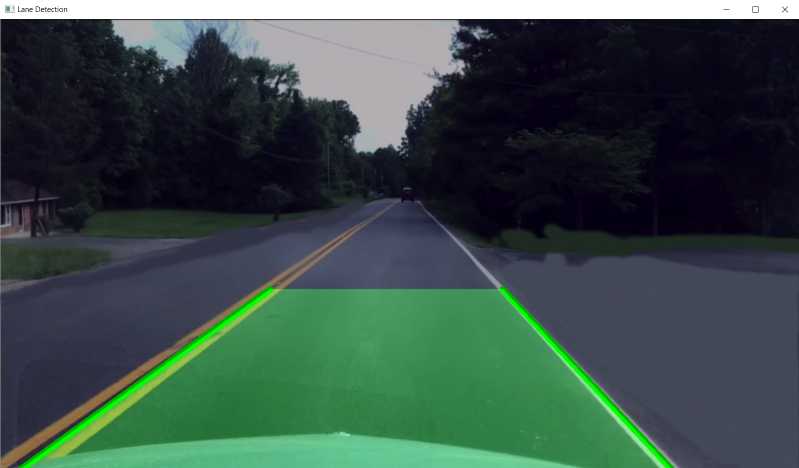
#> input picture Lane_Detection.png, 1598 x 936 px, given in place of Lane2.mp4, which was not available (shown at 1/2 size)
$ jupyter execute Lane_Detection.ipynb
#> lines starting #> are read from the running program, lines starting #| are printed output that depends on the picture; after the words box and inside, x2 and y2 are one past the last pixel; in counts of white or black regions, pixels touching at a corner belong together; pictures that were not available may be replaced by others from this repository, and a replacement may not be noted
#> further down, frame is the input picture: shape (936, 1598, 3); mean B, G, R 72.5, 77.8, 57.7
[cell 1]
#pip install matplotlib

[cell 2]
#pip install opencv-python

[cell 3]
import cv2
import numpy as np
import matplotlib.pyplot as plt

[cell 4]
def display_image(title, image):
#> called with title = 'Original Frame'
    plt.imshow(cv2.cvtColor(image, cv2.COLOR_BGR2RGB))
    plt.title(title)
    plt.axis('off')
    plt.show()

[cell 5]
def filter_lines(lines, slope_threshold):
    left_lines = []
    right_lines = []

    for line in lines:
        x1, y1, x2, y2 = line[0]
        slope = (y2 - y1) / (x2 - x1 + 1e-10)  # Avoid division by zero

        if abs(slope) > slope_threshold:
            if slope < 0:  # Left lane
                left_lines.append(line)
            else:  # Right lane
                right_lines.append(line)

    return left_lines, right_lines

[cell 6]
def draw_lines(image, left_lines, right_lines, color=(0, 255, 0), thickness=10, alpha=0.3):
    # Draw the left lane lines
    if len(left_lines) > 0:
        left_avg_slope = np.mean([((y2 - y1) / (x2 - x1 + 1e-10)) for line in left_lines for x1, y1, x2, y2 in line])
        left_avg_intercept = np.mean([y1 - left_avg_slope * x1 for line in left_lines for x1, y1, x2, y2 in line])
        y1 = int(image.shape[0])
        y2 = int(image.shape[0] * 0.6)
        left_x1 = int((y1 - left_avg_intercept) / left_avg_slope)
        left_x2 = int((y2 - left_avg_intercept) / left_avg_slope)
        cv2.line(image, (left_x1, y1), (left_x2, y2), color, thickness)

    # Draw the right lane lines
    if len(right_lines) > 0:
        right_avg_slope = np.mean([((y2 - y1) / (x2 - x1 + 1e-10)) for line in right_lines for x1, y1, x2, y2 in line])
        right_avg_intercept = np.mean([y1 - right_avg_slope * x1 for line in right_lines for x1, y1, x2, y2 in line])
        y1 = int(image.shape[0])
        y2 = int(image.shape[0] * 0.6)
        right_x1 = int((y1 - right_avg_intercept) / right_avg_slope)
        right_x2 = int((y2 - right_avg_intercept) / right_avg_slope)
        cv2.line(image, (right_x1, y1), (right_x2, y2), color, thickness)

    # Draw the green plane
    if alpha > 0:
        # If both lines are detected, create a mask for the green transparent plane
        if len(left_lines) > 0 and len(right_lines) > 0:
            mask = np.zeros_like(image)
            vertices = np.array([[(left_x1, y1), (left_x2, y2), (right_x2, y2), (right_x1, y1)]], dtype=np.int32)
            cv2.fillPoly(mask, vertices, color)

            # Combine the mask with the original image
            cv2.addWeighted(image, 1.0 - alpha, mask, alpha, 0, image)

[cell 7]
def addWeighted(frame, line_image):
    return cv2.addWeighted(frame, 0.5, line_image, 0.5, 0.5)

[cell 8]
def color_to_gray(image):
    gray = cv2.cvtColor(image, cv2.COLOR_BGR2GRAY)
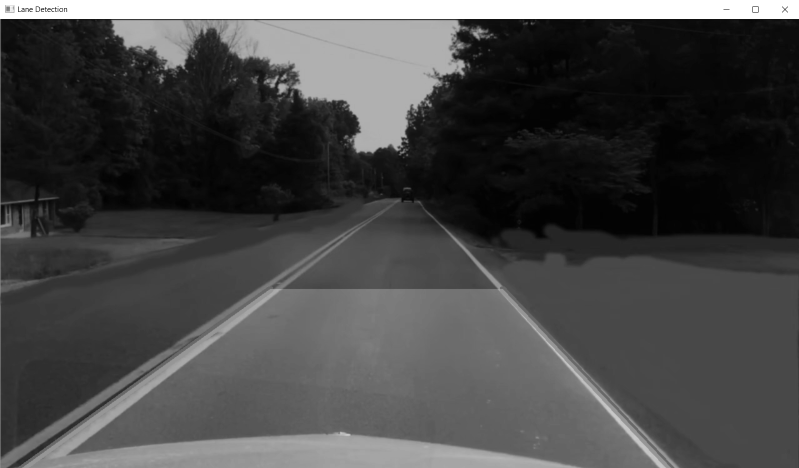
#> gray: shape (936, 1598) (shown at 1/2 size); min 0, max 255, mean 71.2
    display_image('Gray Scale Image', gray)
    return gray

[cell 9]
def gray_to_blurred(gray):
    blurred = cv2.GaussianBlur(gray, (5, 5), 0)
    display_image('Blurred Image', blurred)
    return blurred

[cell 10]
def blurred_to_edge(blurred):
    edge = cv2.Canny(blurred, 50, 180)
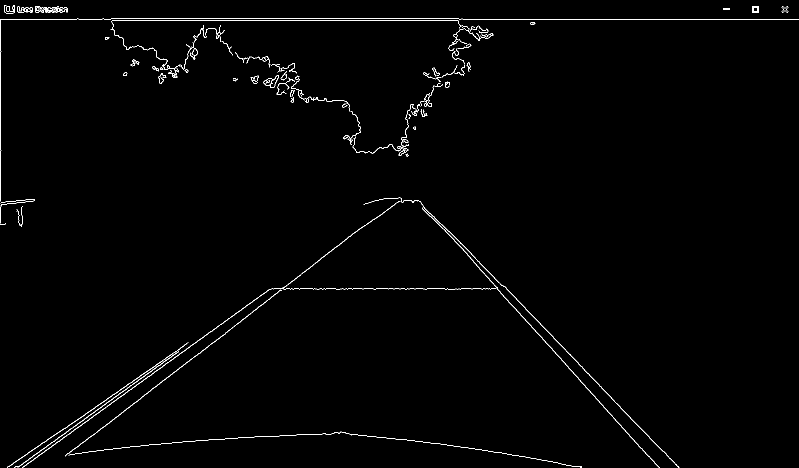
#> edge: shape (936, 1598) (shown at 1/2 size); 0.97% white in thin lines or dots
    display_image('Edges', edge)
    return edge

[cell 11]
def masked_edges_(edges, mask):
    masked_edges = cv2.bitwise_and(edges, mask)
    display_image('Masked Edges', masked_edges)
    return masked_edges

[cell 12]
def detect_lanes_image(image):
    # Convert image to grayscale
    display_image('Original Frame', image)
    gray = color_to_gray(image)

    # Apply Gaussian blur
    blurred = gray_to_blurred(gray)

    # Apply Canny edge detection
    edges = blurred_to_edge(blurred)
    # Apply adaptive thresholding
    adaptive_thresh = cv2.adaptiveThreshold(
        edges, 255, cv2.ADAPTIVE_THRESH_GAUSSIAN_C, cv2.THRESH_BINARY, 11, 2
    )
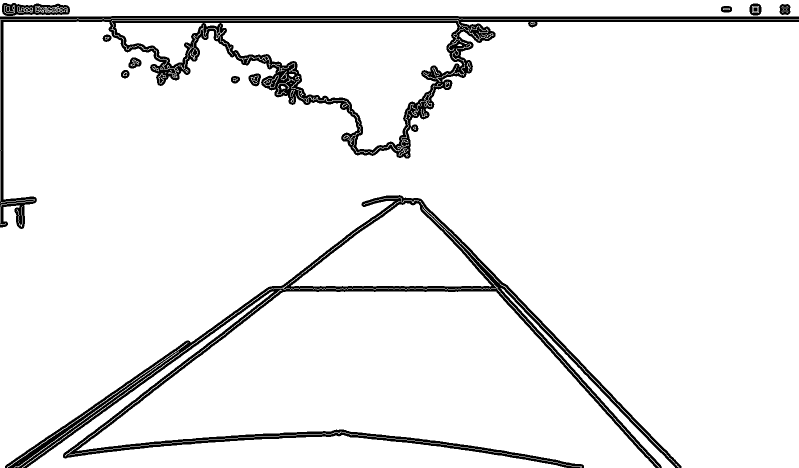
#> adaptive_thresh: shape (936, 1598) (shown at 1/2 size); 93.6% white; 17 black regions (3 under 20 px), largest, box (x1, y1, x2, y2) and area: (10, 390, 1363, 936) 46832, (0, 32, 1598, 458) 44923, (4, 6, 140, 32) 2162

    # Define region of interest
    mask = np.zeros_like(adaptive_thresh)

    roi_vertices = np.array([(3, 715), (456, 378), (822, 374), (1231, 717)], dtype=np.int32)
    #roi_vertices = np.array([(252, 694), (607, 477), (751, 470), (1128, 689)], dtype = np.int32)
    #roi_vertices = np.array([(194, 681), (454, 522), (771, 508), (1142, 671)], dtype=np.int32)

    cv2.fillPoly(mask, [roi_vertices], 255)
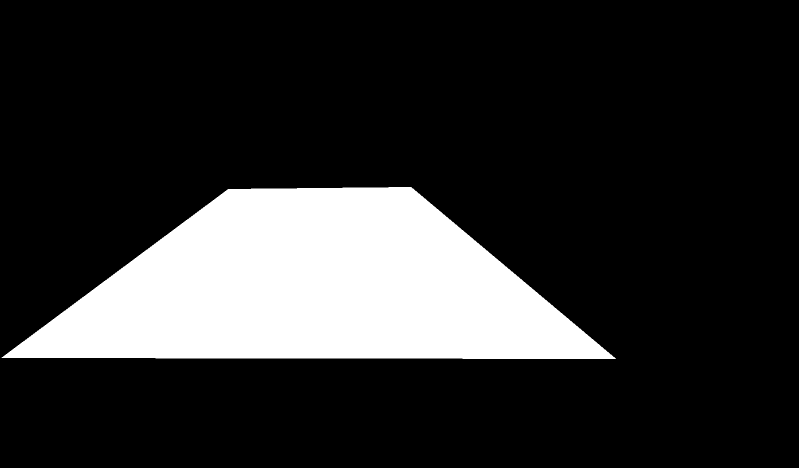
#> mask: shape (936, 1598) (shown at 1/2 size); 18.2% white; 1 white region, box (x1, y1, x2, y2) and area: (3, 374, 1232, 718) 272186
    masked_edges = masked_edges_(edges, mask)
#> in masked_edges_, `masked_edges = cv2.bitwise_and(edges, mask)`:
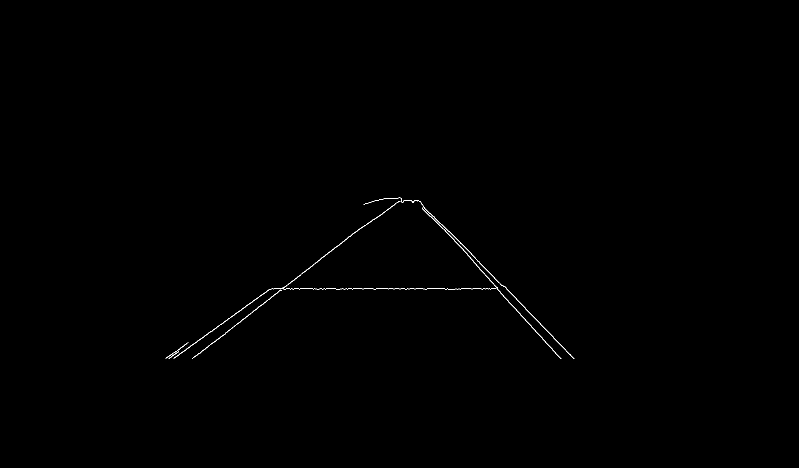
#> masked_edges: shape (936, 1598) (shown at 1/2 size); 0.19% white in thin lines or dots, all inside (x1, y1, x2, y2) = (331, 395, 1149, 718)
    # Apply Hough Transform to detect lines
    lines = cv2.HoughLinesP(masked_edges, 1, np.pi / 180, 50, minLineLength=100, maxLineGap=50)
#> lines = 15 rows, first 6: [543, 577, 1013, 577], [394, 710, 716, 459], [836, 401, 1117, 713], [837, 401, 994, 575], [348, 716, 539, 578], [1006, 571, 1147, 717]

    # Check if lines is not None
    if lines is not None:
        # Filter lines based on slope
        left_lines, right_lines = filter_lines(lines, slope_threshold=0.5)
#> the loop in filter_lines, `for line in lines:` made 15 passes
#> (x1, y1, x2, y2, slope) on passes 1 to 12: (543, 577, 1013, 577, 0), (394, 710, 716, 459, -0.78), (836, 401, 1117, 713, 1.11), (837, 401, 994, 575, 1.11), (348, 716, 539, 578, -0.723), (1006, 571, 1147, 717, 1.04), (898, 462, 1002, 570, 1.04), (540, 578, 1014, 578, 0), (1008, 572, 1148, 717, 1.04), (431, 682, 722, 455, -0.78), (424, 662, 539, 579, -0.722), (834, 401, 942, 506, 0.972)
#> after the loop in filter_lines, `for line in lines:`: left_lines = [[[394, 710, 716, 459]], [[348, 716, 539, 578]], [[431, 682, 722, 455]], [[424, 662, 539, 579]], [[347, 716, 510, 598]], [[702, 471, 802, 401]]]; right_lines = [[[836, 401, 1117, 713]], [[837, 401, 994, 575]], [[1006, 571, 1147, 717]], [[898, 462, 1002, 570]], [[1008, 572, 1148, 717]], [[834, 401, 942, 506]], [[1001, 586, 1105, 698]]]

        # Draw the left and right lane lines with the green transparent plane
        draw_lines(image, left_lines, right_lines, alpha=0.3)
#> in draw_lines, `left_avg_slope = np.mean([((y2 - y1) / (x2 - x1 + 1e-10)) for line in ..`: left_avg_slope = -0.738
#> in draw_lines, `left_avg_intercept = np.mean([y1 - left_avg_slope * x1 for line in lef..`: left_avg_intercept = 984.9
#> in draw_lines, `left_x1 = int((y1 - left_avg_intercept) / left_avg_slope)`: left_x1 = 66
#> in draw_lines, `left_x2 = int((y2 - left_avg_intercept) / left_avg_slope)`: left_x2 = 574
#> in draw_lines, `right_avg_slope = np.mean([((y2 - y1) / (x2 - x1 + 1e-10)) for line in..`: right_avg_slope = 1.05
#> in draw_lines, `right_avg_intercept = np.mean([y1 - right_avg_slope * x1 for line in r..`: right_avg_intercept = -481.7
#> in draw_lines, `right_x1 = int((y1 - right_avg_intercept) / right_avg_slope)`: right_x1 = 1345
#> in draw_lines, `right_x2 = int((y2 - right_avg_intercept) / right_avg_slope)`: right_x2 = 989
#> in draw_lines, `cv2.line(image, (right_x1, y1), (right_x2, y2), color, thickness)`:
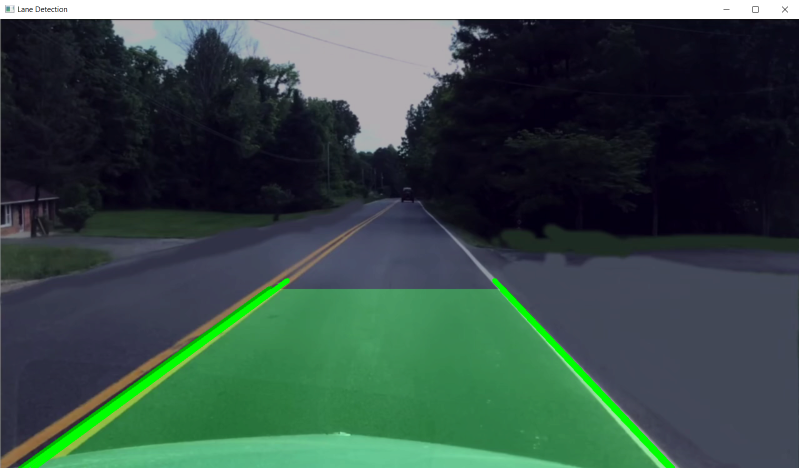
#> image: shape (936, 1598, 3) (shown at 1/2 size); mean B, G, R 72.2, 78.2, 57.2
#> in draw_lines, `vertices = np.array([[(left_x1, y1), (left_x2, y2), (right_x2, y2), (r..`: vertices = [[66, 936], [574, 561], [989, 561], [1345, 936]]
#> in draw_lines, `cv2.fillPoly(mask, vertices, color)`:
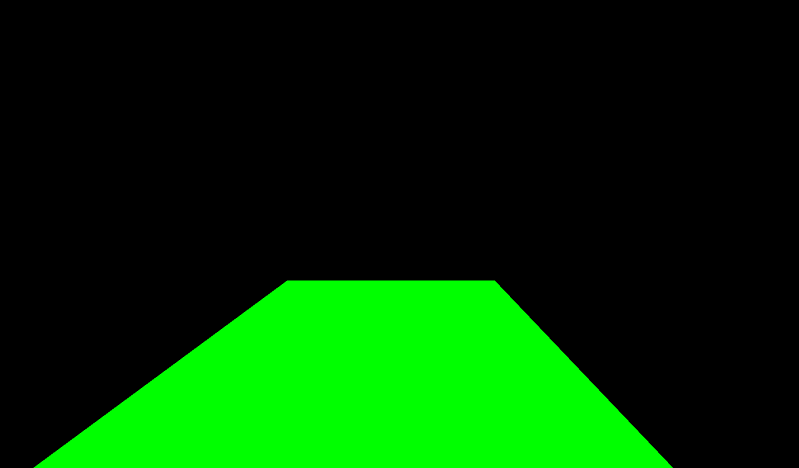
#> mask: shape (936, 1598, 3) (shown at 1/2 size); mean of channels 0, 1, 2 0, 54.2, 0; drawn as B, G, R
#> in draw_lines, `cv2.addWeighted(image, 1.0 - alpha, mask, alpha, 0, image)`:
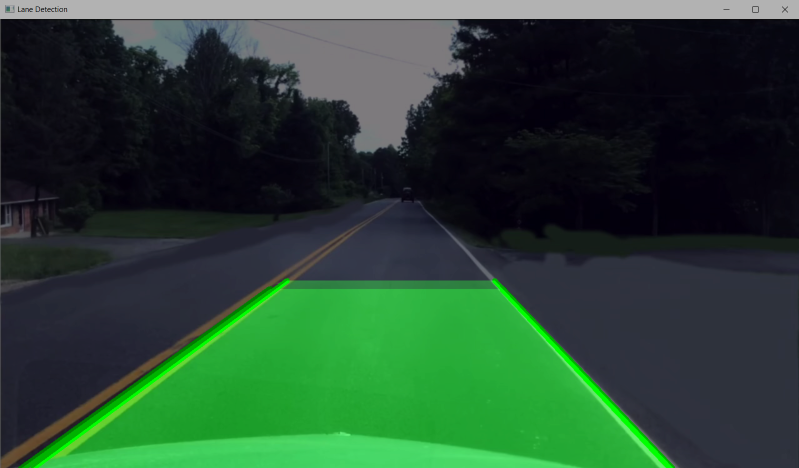
#> image: shape (936, 1598, 3) (shown at 1/2 size); mean B, G, R 50.5, 71, 40.1
        combo_img = addWeighted(frame, image)
    else:
        # If no lines are detected, return the original image
        combo_img = np.copy(image)

    return combo_img

[cell 13]
#image
import cv2

cap = cv2.VideoCapture('Lane2.mp4')

# Read a single frame from the video
ret, frame = cap.read()

# Check if the frame is read successfully
if not ret:
    print("Error: Could not read frame.")
    exit()

# Detect lanes in the processed frame
detected_lanes = detect_lanes_image(frame)

# Display the original and processed frames

display_image('Lane Detection', detected_lanes)

# Wait for a key press and close windows
cv2.waitKey(0)
cv2.destroyAllWindows()

# Release the video capture object
cap.release()

[cell 14]
def detect_lanes(image):
    # Convert image to grayscale
    gray = cv2.cvtColor(image, cv2.COLOR_BGR2GRAY)

    # Apply Gaussian blur
    blurred = cv2.GaussianBlur(gray, (5, 5), 0)
    # Apply Canny edge detection
    edges = cv2.Canny(blurred, 50, 180)
    # Apply adaptive thresholding
    adaptive_thresh = cv2.adaptiveThreshold(
        edges, 255, cv2.ADAPTIVE_THRESH_GAUSSIAN_C, cv2.THRESH_BINARY, 11, 2
    )

    # Define region of interest
    mask = np.zeros_like(adaptive_thresh)

    roi_vertices = np.array([(3, 715), (456, 378), (822, 374), (1231, 717)], dtype=np.int32)

    cv2.fillPoly(mask, [roi_vertices], 255)
    masked_edges = cv2.bitwise_and(edges, mask)
    # Apply Hough Transform to detect lines
    lines = cv2.HoughLinesP(masked_edges, 1, np.pi / 180, 50, minLineLength=100, maxLineGap=50)

    # Check if lines is not None
    if lines is not None:
        # Filter lines based on slope
        left_lines, right_lines = filter_lines(lines, slope_threshold=0.5)
#> the loop in filter_lines (call 2), `for line in lines:` made 15 passes

        # Draw the left and right lane lines with the green transparent plane
        draw_lines(image, left_lines, right_lines, alpha=0.3)
        combo_img = addWeighted(frame, image)
    else:
        # If no lines are detected, return the original image
        combo_img = np.copy(image)

    return combo_img

[cell 15]
#video
import cv2

cap = cv2.VideoCapture('Lane detect test data.mp4')
fourcc = cv2.VideoWriter_fourcc(*'XVID')
out = cv2.VideoWriter('output_video.avi', fourcc, 20.0, (int(cap.get(3)), int(cap.get(4))))

while (cap.isOpened()):
    ret, frame = cap.read()
    if not ret:
        break

    #edges = process_frame(frame)
    # Detect lanes
    detected_lanes = detect_lanes(frame)

    # Display the output
    cv2.imshow('Lane Detection', detected_lanes)
    #cv2.imshow('Edge Detection', edges)
    # Write the frame to the output video
    out.write(detected_lanes)

    if cv2.waitKey(1) & 0xFF == ord('q'):
#> (key q is pressed here)
